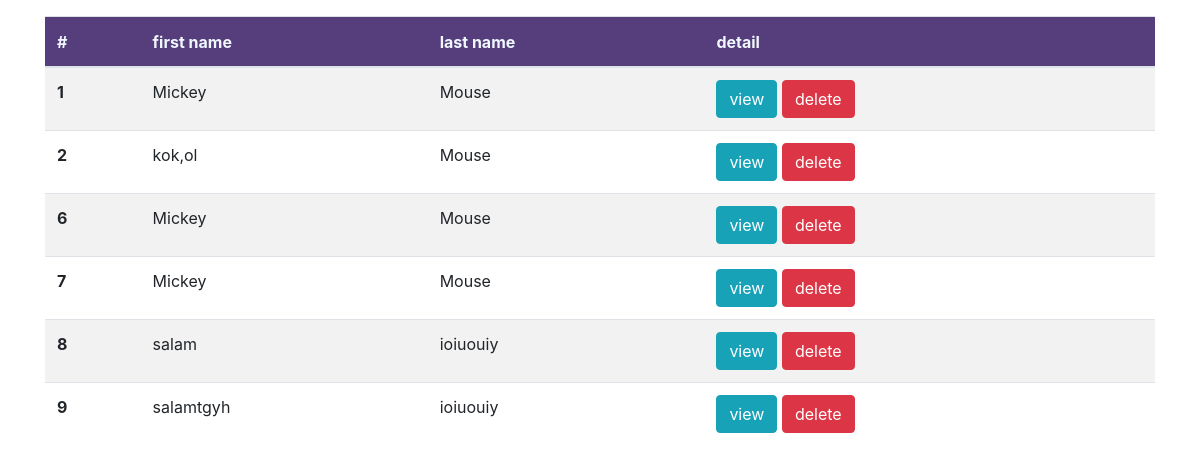
/list/, run on an earlier commit of the app's database.
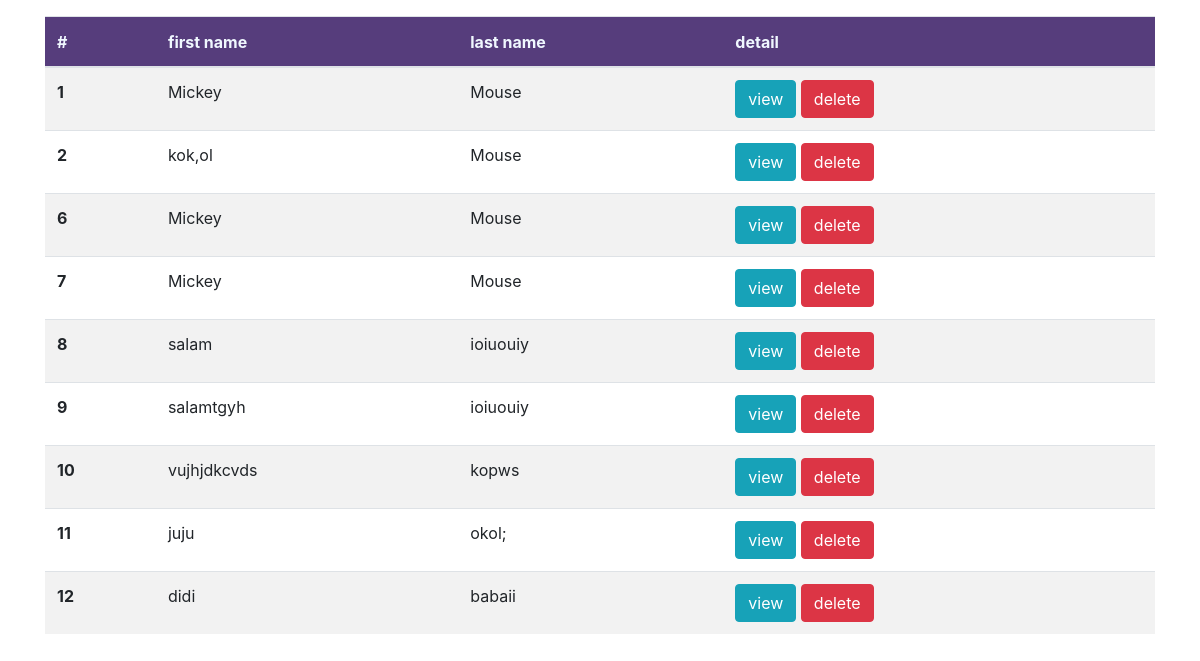
And on a later commit of the database.
### create_customer/models.py (models this page shows, shortened)
class PersonalData(models.Model):
	first_name = models.CharField("First name", max_length=255)
	last_name = models.CharField("Last name", max_length=255)
	email = models.EmailField(blank=True, null=True)
	phone = models.CharField(max_length=20)
	address =  models.TextField(blank=True, null=True)
	description = models.TextField(blank=True, null=True)

### create_customer/views.py (the view)
# urls.py: path('list/',views.list,name='list'),
def list(request):
    name = PersonalData.objects.order_by('id')
    return render(request,'list/all.html',{'name':name})

### create_customer/templates/list/all.html (shortened to what this page needs)
<!DOCTYPE html>
<html lang="en">
<head>
    <link rel="stylesheet" href="https://stackpath.bootstrapcdn.com/bootstrap/4.3.1/css/bootstrap.min.css">
    {% load static %}
    <link rel="stylesheet" href="{% static 'list/style.css' %}">
</head>
<body>
    <div class="container">
        <table class="table mt-3 table-striped">
            <thead class="mytable">
                <tr>
                    <th scope="col">#</th>
                    <th scope="col">first name</th>
                    <th scope="col">last name</th>
                    <th scope="col">detail</th>
                </tr>
            </thead>
            <tbody>
                {% if name %}
                {% for user in name %}
                <tr>
                    <th scope="row">{{ user.id }}</th>
                    <td>{{ user.first_name }}</td>
                    <td>{{ user.last_name }}</td>
                    <td>
                        <a href="{{ user.id }}" class="btn btn-info">view</a>
                        <a href="#" class="btn btn-danger">delete</a>
                    </td>
                </tr>
                {% endfor %}
                {% endif %}
            </tbody>
        </table>
    </div>
</body>
</html>

### create_customer/static/list/style.css (style rules this page uses)
.mytable { background-color: #563d7c; color: aliceblue; }
thead { height: 50px; }

What changed in the data, as far as the page shows it:
added PersonalData: id "10", first_name "vujhjdkcvds", last_name "kopws"
added PersonalData: id "11", first_name "juju", last_name "okol;"
added PersonalData: id "12", first_name "didi", last_name "babaii"
